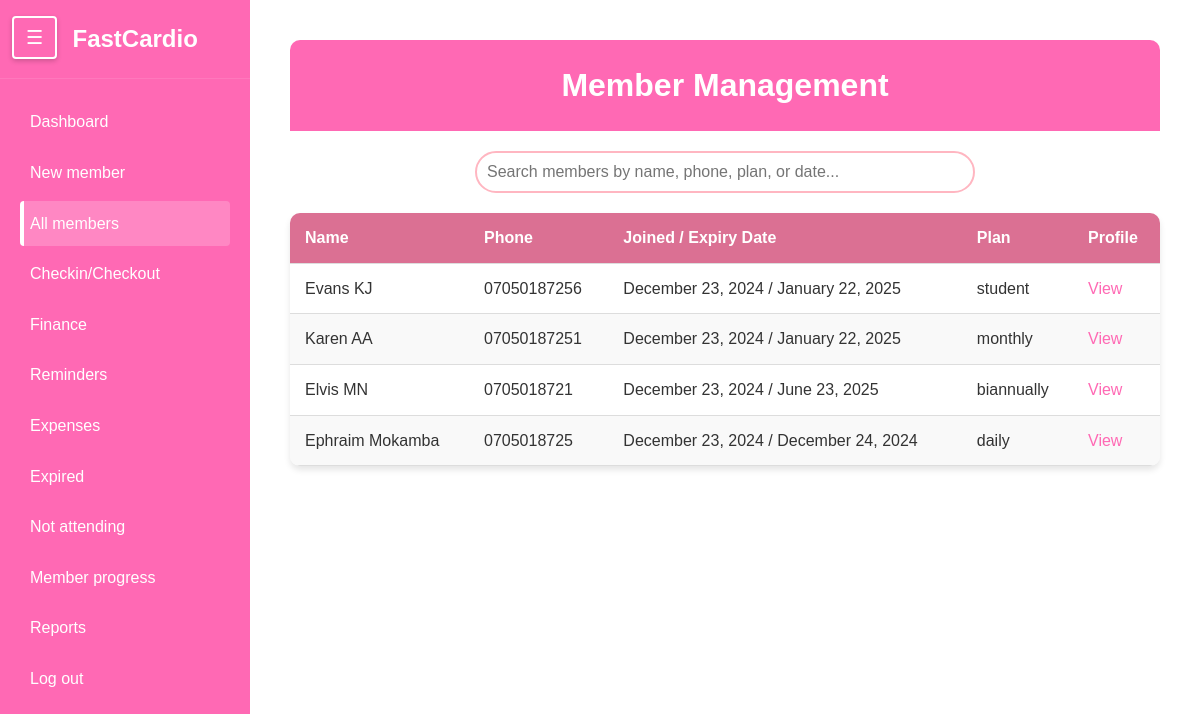
The page /members/ on the database its author committed.
### members/models.py (models this page shows, shortened)
class Member(models.Model):
    first_name = models.CharField(max_length=50)
    last_name = models.CharField(max_length=50)
    phone_number = models.CharField(max_length=15)
    date_joined = models.DateTimeField(auto_now_add=True)
    is_active = models.BooleanField(default=True)
    is_frozen = models.BooleanField(default=False)
    additional_info = models.TextField(blank=True,null=True)
    gender = models.CharField(max_length= 6)
    def __str__(self):
        return f"{self.first_name} {self.last_name}"

class PaymentDetails(models.Model):
    PLAN_CHOICES = [
        ('daily', 'Daily'),
        ('monthly', 'Monthly'),
        ('quarterly', 'Quarterly'),
        ('biannually', 'Biannually'),
        ('annually', 'Annually'),
        ('student', 'Student Package'),
    ]
    member = models.ForeignKey('Member', on_delete=models.CASCADE, related_name='payments', verbose_name="Member")
    plan = models.CharField(max_length=20, choices=PLAN_CHOICES, verbose_name="Payment Plan")
    amount = models.DecimalField(max_digits=10, decimal_places=2, verbose_name="Amount Paid")
    payment_date = models.DateField(default=timezone.now, verbose_name="Payment Date")
    transaction_id = models.CharField(max_length=100, blank=True, null=True, verbose_name="Transaction ID")
    class Meta:
        verbose_name = "Payment Detail"
        verbose_name_plural = "Payment Details"
        ordering = ['-payment_date']

### members/views.py (the view)
# urls.py: path('', include('members.urls'))
def members(request):
    members_with_payments = []
    for member in Member.objects.filter(is_active=True):
        payments = PaymentDetails.objects.filter(member=member)
        total_amount_paid = payments.aggregate(total=Sum('amount'))['total'] or 0
        latest_payment = payments.order_by('-payment_date').first()
        expiry_date = None
        membership_status = 'Expired'
        if latest_payment:
            expiry_date = calculate_expiry_date(latest_payment.payment_date, latest_payment.plan)
            if expiry_date:
                today = timezone.now().date()
                days_until_expiry = (expiry_date - today).days
                if days_until_expiry > 7:
                    membership_status = 'Active'
                elif days_until_expiry > 0:
                    membership_status = 'Expiring Soon'
                else:
                    membership_status = 'Expired'
        member_data = {
            'id': member.id,
            'full_name': str(member),
            'first_name': member.first_name,
            'last_name': member.last_name,
            'phone_number': member.phone_number,
            'date_joined': member.date_joined,
            'additional_info': member.additional_info or '',
            'total_amount_paid': total_amount_paid,
            'latest_plan': latest_payment.plan if latest_payment else 'No Plan',
            'latest_payment_date': latest_payment.payment_date if latest_payment else None,
            'expiry_date': expiry_date,
            'membership_status': membership_status,
            'days_until_expiry': (expiry_date - timezone.now().date()).days if expiry_date else None
        }
        members_with_payments.append(member_data)
    members_with_payments.reverse()
    return render(request, 'allmembers.html', {
        'members': members_with_payments,
        'today': timezone.now().date()
    })

### members/views.py (called while the page is built)
def calculate_expiry_date(payment_date, plan):
    if plan == 'daily':
        return payment_date + timedelta(days=1)
    elif plan == 'monthly':
        return payment_date + timedelta(days=30)
    elif plan == 'quarterly':
        return payment_date + timedelta(days=90)
    elif plan == 'biannually':
        return payment_date + timedelta(days=182)
    elif plan == 'annually':
        return payment_date + timedelta(days=365)
    elif plan == 'student':
        return payment_date + timedelta(days=30)
    return None

### members/templates/allmembers.html (shortened to what this page needs)
{% extends 'sidebar.html' %}
{% load static %}
{% block extra_styles %}
    <link rel="stylesheet" href="{% static 'allmembers.css' %}">
{% endblock %}
{% block content %}
    <div class="dashboard">
        <header class="dashboard-header">
            <h1>Member Management</h1>
        </header>
        <div class="search-container">
            <input type="text" id="searchInput" class="search-input" placeholder="Search members by name, phone, plan, or date...">
        </div>
        <table class="members-table">
            <thead>
                <tr>
                    <th>Name</th>
                    <th>Phone</th>
                    <th>Joined / Expiry Date</th>
                    <th>Plan</th>
                    <th>Profile</th>
                </tr>
            </thead>
            <tbody id="memberTableBody">
                {% for member in members %}
                <tr>
                    <td>{{ member.full_name }}</td>
                    <td>{{ member.phone_number }}</td>
                    <td>{{ member.date_joined|date:"F d, Y" }} / {{ member.expiry_date|date:"F d, Y" }} </td>
                    <td>{{ member.latest_plan }}</td>
                    <td><a style="text-decoration: none; color: #FF69B4;" href="{% url 'Member details' member.id %}">View</a>
                </tr>
                {% endfor %}
            </tbody>
        </table>
    </div>
{% endblock %}

### members/static/sidebar.css (style rules this page uses)
* { margin: 0; padding: 0; box-sizing: border-box; }
body { font-family: 'Arial', sans-serif; background-color: #f4f4f4; height: 100%; overflow-x: hidden; }

### members/static/allmembers.css (style rules this page uses)
:root { --primary-pink: #FF69B4; --light-pink: #FFB6C1; --dark-pink: #DB7093; --background-color: #FFF0F5; }
* { margin: 0; padding: 0; box-sizing: border-box; font-family: Arial, sans-serif; }
body { background-color: var(--background-color); line-height: 1.6; color: #333; }
.dashboard { max-width: 1200px; margin: 0 auto; padding: 20px; }
.dashboard-header { background-color: var(--primary-pink); color: white; padding: 20px; text-align: center; border-radius: 10px 10px 0 0; }
.search-container { display: flex; justify-content: center; margin: 20px 0; }
.search-input { width: 100%; max-width: 500px; padding: 10px; border: 2px solid var(--light-pink); border-radius: 25px; font-size: 16px; transition: all 0.3s ease; }
.members-table { width: 100%; background-color: white; border-collapse: collapse; box-shadow: 0 4px 6px rgba(0,0,0,0.1); border-radius: 10px; overflow: hidden; }
.members-table thead { background-color: var(--dark-pink); color: white; }
.members-table th, .members-table td { padding: 12px 15px; text-align: left; border-bottom: 1px solid #ddd; }
.members-table tr:nth-child(even) { background-color: #f9f9f9; }
a { text-decoration: none; color: var(--primary-pink); }

### rows shown on the page
Member: phone_number "07050187256", date_joined "December 23, 2024"
PaymentDetails: latest_plan "student"
Member: phone_number "07050187251", date_joined "December 23, 2024"
PaymentDetails: latest_plan "monthly"
Member: phone_number "0705018721", date_joined "December 23, 2024"
PaymentDetails: latest_plan "biannually"
Member: phone_number "0705018725", date_joined "December 23, 2024"
PaymentDetails: latest_plan "daily"

### other values the page prints
{{ member.full_name }} "Evans KJ" "Karen AA" "Elvis MN" "Ephraim Mokamba"
{{ member.expiry_date|date:"F d, Y" }} "January 22, 2025" "January 22, 2025" "June 23, 2025" "December 24, 2024"
